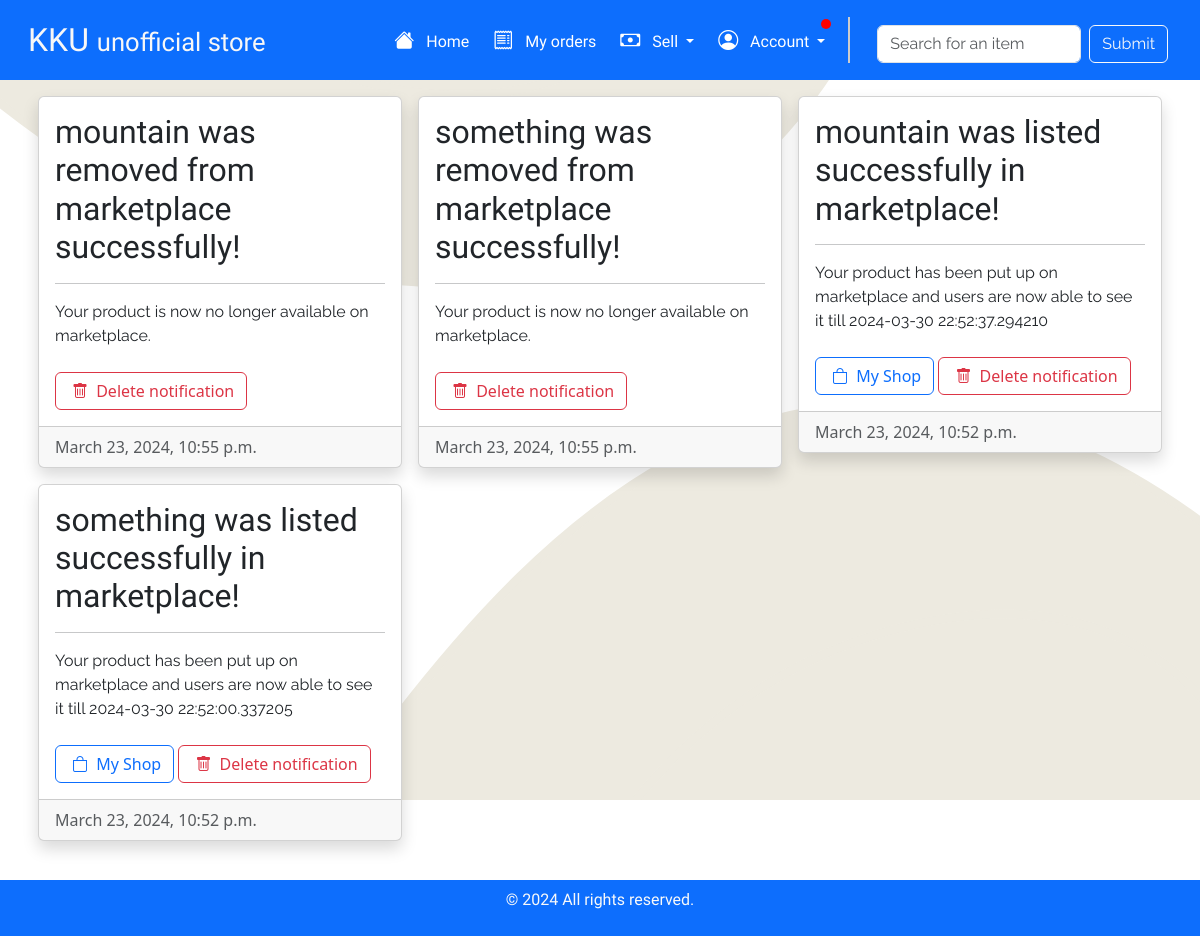
Before: /notifications/ (signed in) with the older database file.
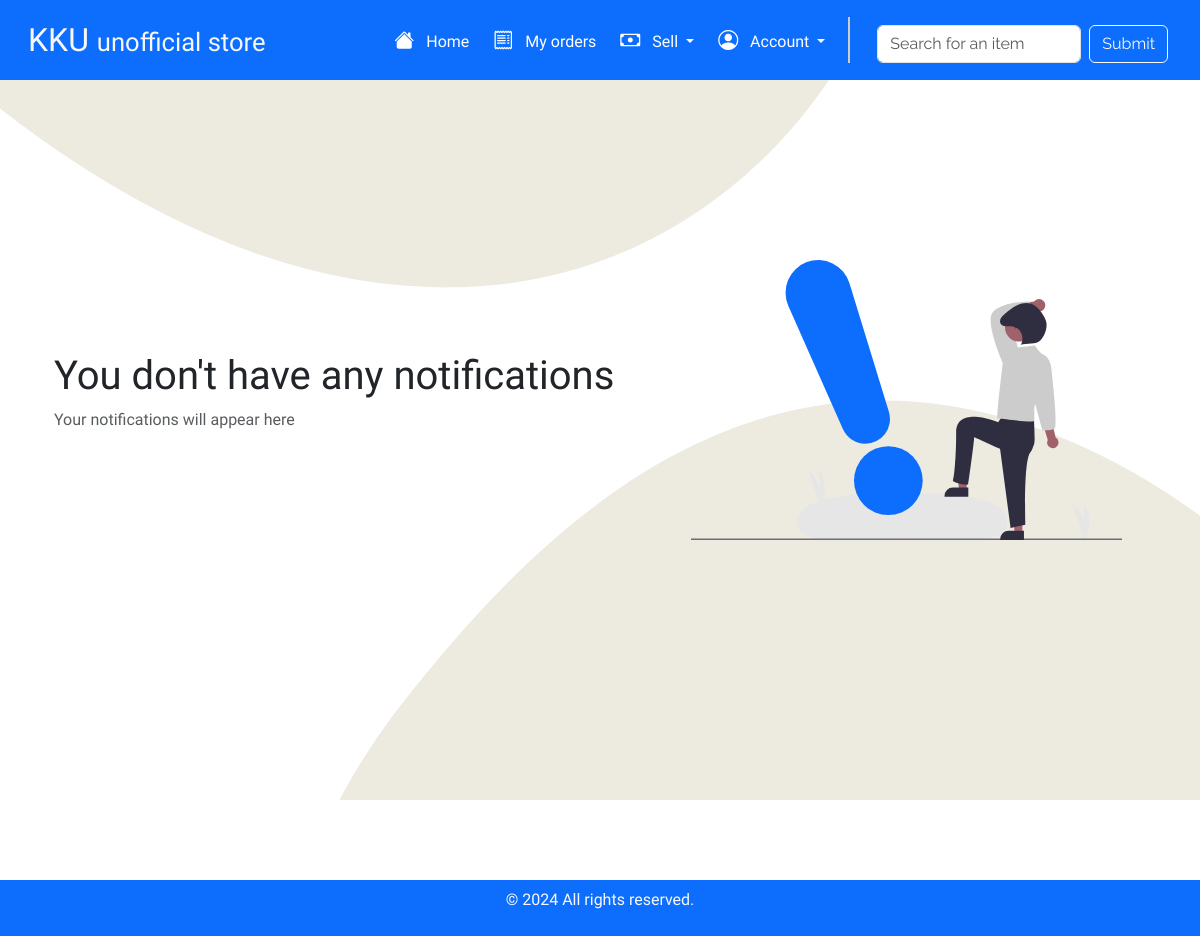
After: the same page with the newer database file.
### shop/models.py (models this page shows, shortened)
class UserNotification(models.Model):
    username = models.CharField(max_length=128)
    title = models.CharField(max_length=100)
    body = models.CharField(max_length=100)
    date = models.DateTimeField(default=timezone.now)
    task = models.CharField(max_length=20)
    unread = models.BooleanField(default=True)

### shop/views.py (the view)
# urls.py: path('notifications/', views.notifications, name='notifications'),
def notifications(request):
    notifications = UserNotification.objects.filter(username=request.user.username).order_by('-date')
    for notification in notifications:
        notification.unread = False
        notification.save()
    return render(request, "notifications.html", {"notifications": notifications})

### shop/templates/notifications.html (shortened to what this page needs)
{% extends 'layout.html' %}
{% load static %}
{% block body %}
<div class="container">
    <div class="row" style="min-height: 80vh;" data-masonry='{"percentPosition": true }'>
        {% for notification in notifications %}
        <div class="g-3 col-md-4">
            <div class="shadow card p-0" style="height: fit-content;">
                <div class="card-body">
                    <h2 class="style-text">{{notification.title}}</h2>
                    <hr>
                    <p class="style-text-2 mb-4">{{notification.body}}</p>
                    {% if notification.task == "show_shop" %}
                    <a href="{% url 'shop:my_shop' %}" class="btn btn-outline-primary"><i class="bi bi-bag mx-1"></i> My
                        Shop</a>
                    {% elif notification.task == "show_order" %}
                    <a href="{% url 'shop:myOrders' %}" class="btn btn-outline-primary"><i
                            class="bi bi-check2-circle mx-1"></i> My Orders</a>
                    {% endif %}
                    <a href="{% url 'shop:delete_notification' notification.id %}" class="btn btn-outline-danger"><i
                            class="bi bi-trash mx-1"></i> Delete notification</a>
                </div>
                <div class="card-footer text-muted">{{notification.date}}</div>
            </div>
        </div>
        {% empty %}
        <div class="row d-none d-lg-flex align-items-center p-4" style="min-height: 70vh;">
            <div class="col-md-7 animate__animated animate__jackInTheBox">
                <h1 class="style-text-3">You don't have any notifications</h1>
                <p class="text-muted style-text">Your notifications will appear here</p>
            </div>
            <div class="col-md-5 d-flex justify-content-center align-items-center">
                <img class="widthlock" src="{% static 'media/undraw_notify_re_65on.svg' %}" alt="Wishlist">
            </div>
        </div>
        {% endfor %}
    </div>
</div>
{% endblock %}

### shop/templates/layout.html (shortened to what this page needs)
{% load static %}
<!DOCTYPE html>
<html lang="en">
<head>
    <link rel="stylesheet" href="{% static 'style.css' %}">
    <link href="https://cdn.jsdelivr.net/npm/bootstrap@5.3.3/dist/css/bootstrap.min.css" rel="stylesheet"
>
    <link rel="stylesheet" href="https://cdn.jsdelivr.net/npm/bootstrap-icons@1.3.0/font/bootstrap-icons.css">
    <link rel="stylesheet" href="https://cdnjs.cloudflare.com/ajax/libs/animate.css/4.1.1/animate.min.css" />
</head>
<body>
    <nav class="navbar navbar-expand-lg navbar-dark bg-primary p-3">
        <div class="container-fluid" style="min-height: 0;">
            <a class="style-text-4" href="{% url 'shop:homepage' %}"
                style="color: #f7f7f7; text-decoration: none; font-size: 2rem;"
                title="E-commerce application for students of King Khalid University">KKU <span class="style-text-4"
                    style="font-size: 1.6rem;">unofficial store</span></a>
            <div class="collapse navbar-collapse style-text" id="navbarNav">
                <ul class="navbar-nav ms-auto">
                    <li class="nav-item">
                        <a class="nav-link active" href="{% url 'shop:index' %}"><i
                                class="bi bi-house-fill lead mx-2"></i> Home </a>
                    </li>
                    <li class="nav-item">
                        <a class="nav-link active" href="{% url 'shop:myOrders' %}"><i
                                class="bi bi-receipt lead mx-2"></i> My orders </a>
                    </li>
                    <li class="nav-item dropdown">
                        <a class="nav-link dropdown-toggle active" href="" data-bs-toggle="dropdown"
                            aria-expanded="false"><i class="bi bi-cash lead mx-2"></i> Sell </a>
                    </li>
                    <li class="nav-item dropdown">
                        <a class="nav-link dropdown-toggle active notification_panel" href="" data-bs-toggle="dropdown"
                            aria-expanded="false"><i class="bi bi-person-circle lead mx-2"></i> Account
                            {% if notifications %}<span class="notification_badge"></span>{% endif %}</a>
                    </li>
                    <li>
                        <div class="vertical-line d-none d-lg-block"></div>
                    </li>
                    <li class="nav-item mt-2 mx-1">
                        <form action="{% url 'shop:search_item' %}"
                            class="d-flex justify-content-center align-items-center style-text-2" method="post">
                            <input type="text" class="form-control mx-2" placeholder="Search for an item"
                                aria-label="Search for an item" aria-describedby="basic-addon2" name="search">
                            <input type="submit" class="btn btn-outline-light lead">
                        </form>
                    </li>
                </ul>
            </div>
        </div>
    </nav>
    {% block body %}
    {% endblock %}
    <footer class="text-light text-center py-2 bg-primary">
        <p class="style-text">&copy; 2024 All rights reserved.</p>
    </footer>
</body>
</html>

### shop/static/style.css (style rules this page uses)
:root { --family1: 'Kalnia'; --family2: 'Wix Madefor Display'; --family3: 'Raleway'; --family4: 'Poltawski Nowy'; --family5: 'Trochut'; --themecolor1: '#0d6efd'; --themecolor2: '#f7f7f7'; }
body { background: #f7f7f7; }
.animatedSVG { position: fixed; top: 0; left: 0; z-index: -1; height: 100vh; width: 100%; }
.container { min-height: 100vh; }
.widthlock { height: auto; width: 100%; }
.style-text { font-family: var(--family2); }
.style-text-2 { font-family: var(--family3); }
.style-text-3 { font-family: var(--family4); }
.style-text-4 { font-family: var(--family5); }
.vertical-line { border-left: 2px solid #ccc; height: 100%; margin: 0 15px; }
.notification_panel { position: relative; }

Changed rows visible on the page:
removed UserNotification: title "mountain was removed from marketplace successfully!", body "Your product is now no longer available on marketplace.", date "March 23, 2024, 10:55 p.m."
removed UserNotification: title "something was removed from marketplace successfully!", body "Your product is now no longer available on marketplace.", date "March 23, 2024, 10:55 p.m."
removed UserNotification: title "mountain was listed successfully in marketplace!", body "Your product has been put up on marketplace and users are now able to see it till 2024-03-30 22:52:37.294210", task "show_shop" (drawn), date "March 23, 2024, 10:52 p.m."
removed UserNotification: title "something was listed successfully in marketplace!", body "Your product has been put up on marketplace and users are now able to see it till 2024-03-30 22:52:00.337205", task "show_shop" (drawn), date "March 23, 2024, 10:52 p.m."
Other visible differences:
text now shown: "You don't have any notifications Your notifications will appear here"
